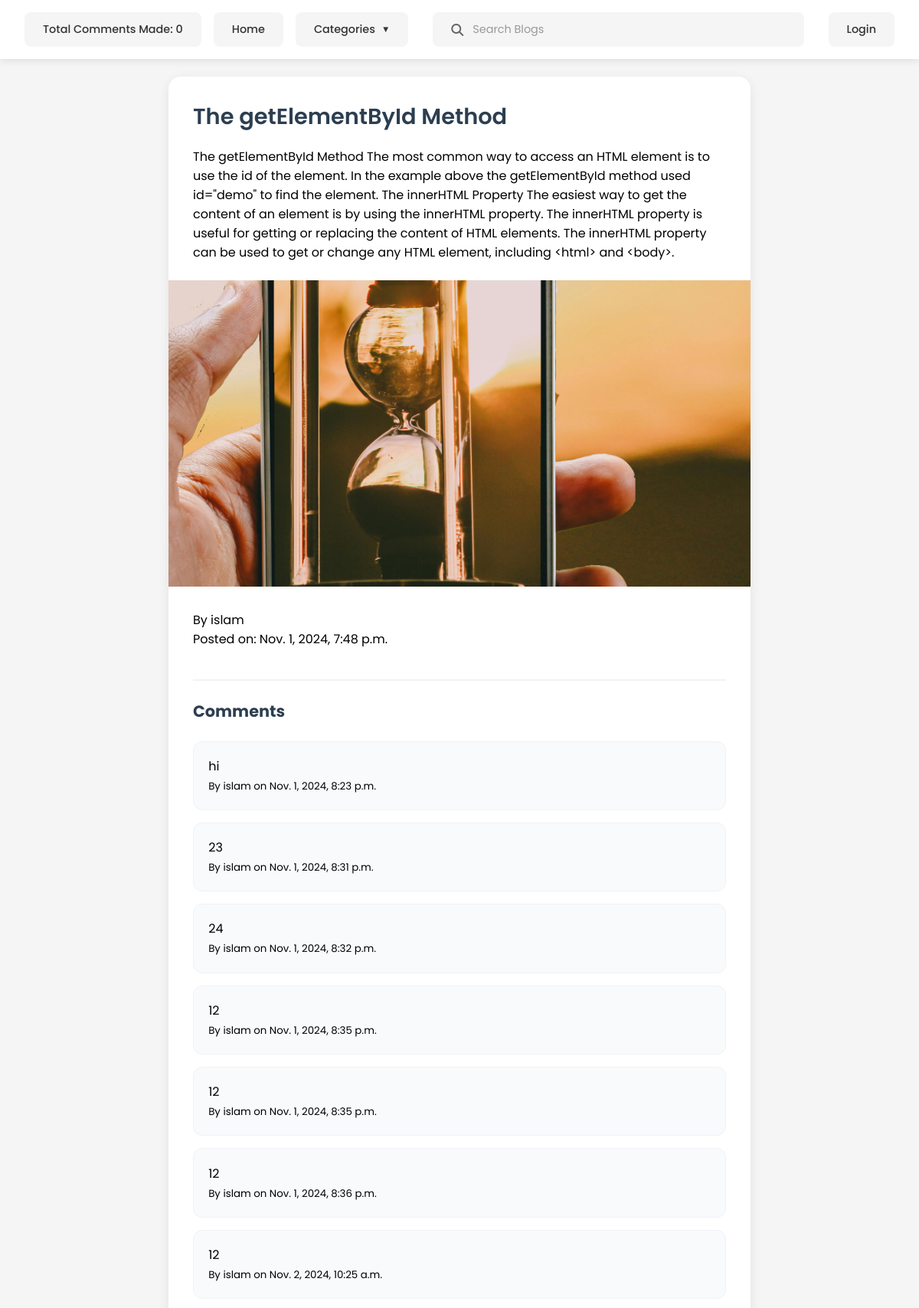
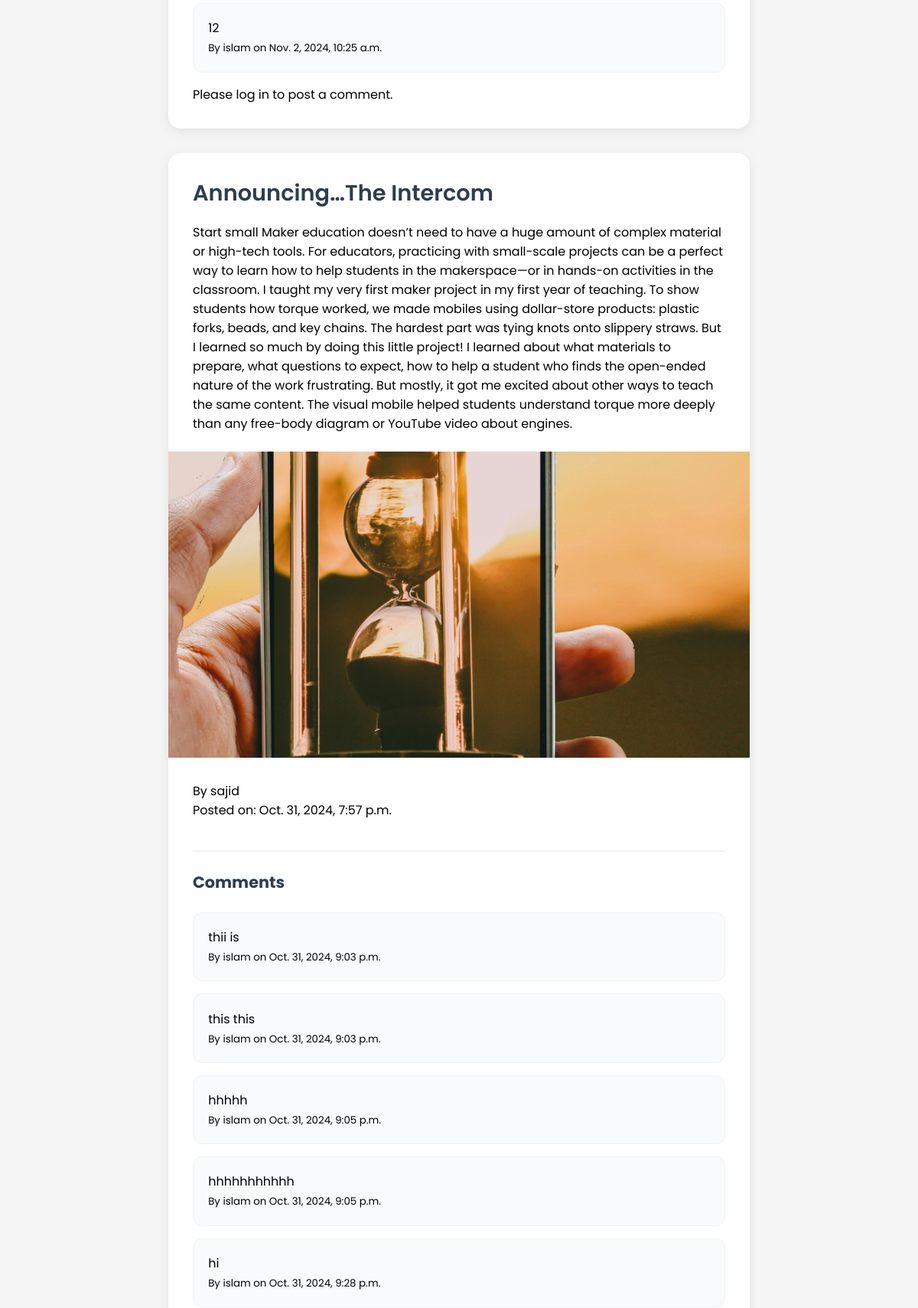
The page / (upper part) on the database its author committed (2 pictures, top to bottom).
### blog/models.py (models this page shows)
class Post(models.Model):
    categories=[
        ('eduction', 'eduction'),
        ('entertainment', 'entertainment'),
        ('politics', 'politics'),
        ('sports', 'sports'),
        ('business', 'business')
    ]
    title = models.CharField(max_length=255)
    content = models.TextField()
    content_img=models.ImageField(upload_to='images', null=True,blank=True, default=None)
    category=models.CharField(max_length=50,choices=categories)
    created_at = models.DateTimeField(auto_now_add=True)
    author = models.ForeignKey(User, on_delete=models.CASCADE)

class Comment(models.Model):
    post = models.ForeignKey(Post, on_delete=models.CASCADE, related_name="comments" )
    author = models.ForeignKey(User, on_delete=models.CASCADE)
    content = models.TextField()
    date_posted = models.DateTimeField(auto_now_add=True)

### personal_blog/views.py (the view)
# urls.py: 2. Add a URL to urlpatterns:  path('', views.home, name='home')
def home(request):
    blogs=Post.objects.all().order_by('-created_at')
    return render(request,'index.html',{'blogs':blogs})

### templates/index.html (shortened to what this page needs)
<!DOCTYPE html>
<html lang="en">
<head>
    <link rel="stylesheet" href="/static/style/main.css">
    <link rel="stylesheet" href="https://cdnjs.cloudflare.com/ajax/libs/font-awesome/6.6.0/css/all.min.css">
</head>
<body>
    <header>
        <nav class="nav_bar">
            <div class="right_nav_bar">
                <a href="#" class="nav-button">Total Comments Made: {{ request.session.comment_count|default:"0" }}</a>
                <a href="{% url 'home' %}" class="nav-button">Home</a>
                <div class="dropdown">
                    <button class="nav-button dropdown-toggle">Categories</button>
                </div>
            </div>
            <div class="center_nav_bar">
                <form action="{% url 'search' %}" method="get" class="search_bar">
                    <i class="fa-solid fa-magnifying-glass"></i>
                    <input type="text" name="q" placeholder="Search Blogs">
                </form>
            </div>
            <div class="left_nav_bar">
                <div class="button-field">
                    {% if user.is_authenticated %}
                    <form action="{% url 'logout' %}" method="post">
                        {% csrf_token %}
                        <button type="submit" class="nav-button">Logout</button>
                    </form>
                    {% else %}
                    <form action="{% url 'login' %}" method="get">
                        <button type="submit" class="nav-button">Login</button>
                    </form>
                    {% endif %}
                </div>
            </div>
        </nav>
    </header>
    <main>
        <section>
            <div class="container">
                {% if blogs %}
                {% for blog in blogs %}
                <article class="blog-post">
                    <h3 class="blog-title">{{ blog.title }}</h3>
                    <p class="blog-content">{{ blog.content }}</p>
                    {% if blog.content_img %}
                    <div class="blog-image">
                        <img src="{{ blog.content_img.url }}" alt="{{ blog.title }}" />
                    </div>
                    {% endif %}
                    <p class="blog-author">By {{ blog.author }}</p>
                    <p class="blog-date">Posted on: {{ blog.created_at }}</p>
                    <section class="comments-section" post-id="{{ blog.id }}">
                        <h4>Comments</h4>
                        <div class="comments">
                            {% for comment in blog.comments.all %}
                            <div class="comment">
                                <p class="comment-text">{{ comment.content }}</p>
                                <small class="comment-meta">By {{ comment.author }} on {{ comment.date_posted }}</small>
                            </div>
                            {% empty %}
                            <p class="no-comments">No comments yet.</p>
                            {% endfor %}
                        </div>
                        {% if user.is_authenticated %}
                        <form class="comment-form" method="post" post-id="{{ blog.id }}">
                            {% csrf_token %}
                            <textarea name="comment_text" placeholder="Add a comment..." required></textarea>
                            <button type="submit">Post Comment</button>
                        </form>
                        {% else %}
                        <p>Please log in to post a comment.</p>
                        {% endif %}
                    </section>
                </article>
                {% endfor %}
                {% else %}
                <p>No blogs posted yet.</p>
                {% endif %}
            </div>
        </section>
    </main>
</body>
</html>

### static/style/main.css (style rules this page uses)
* { margin: 0; padding: 0; box-sizing: border-box; font-family: 'Poppins', sans-serif; }
body { background-color: #f5f5f5; }
.nav_bar { position: fixed; top: 0; left: 0; right: 0; display: flex; justify-content: space-between; align-items: center; padding: 1rem 2rem; background-color: #ffffff; box-shadow: 0 2px 10px rgba(0, 0, 0, 0.1); z-index: 1000; }
.right_nav_bar { display: flex; gap: 1rem; align-items: center; }
.nav-button { padding: 0.75rem 1.5rem; border: none; border-radius: 8px; background-color: #f5f5f5; color: #333; font-weight: 500; cursor: pointer; transition: all 0.3s ease; text-decoration: none; font-size: 0.9rem; }
.dropdown { position: relative; display: inline-block; }
.dropdown-toggle { display: flex; align-items: center; gap: 0.5rem; }
.dropdown-toggle::after { content: '▼'; font-size: 0.8em; }
.center_nav_bar { flex: 1; max-width: 600px; margin: 0 2rem; }
.search_bar { display: flex; align-items: center; background-color: #f5f5f5; padding: 0.75rem 1.5rem; border-radius: 8px; transition: all 0.3s ease; }
.search_bar i { color: #666; margin-right: 0.75rem; }
.search_bar input { flex: 1; border: none; background: none; outline: none; font-size: 0.9rem; color: #333; }
.search_bar input::placeholder { color: #999; }
.left_nav_bar { display: flex; align-items: center; }
.button-field form { margin: 0; }
.container { max-width: 800px; margin: 80px auto 20px; padding: 20px; }
article { background: #ffffff; border-radius: 16px; padding: 2rem; box-shadow: 0 4px 15px rgba(0, 0, 0, 0.08); margin-bottom: 2rem; transition: transform 0.3s ease; }
article h3 { color: #2c3e50; font-size: 1.8rem; margin-bottom: 1.2rem; line-height: 1.4; font-weight: 600; }
.blog-image { margin: 1.5rem -2rem; }
.blog-image img { width: 100%; height: auto; object-fit: cover; max-height: 400px; }
.comments-section { margin-top: 2.5rem; padding-top: 1.5rem; border-top: 2px solid #f0f2f5; }
.comments-section h4 { color: #2c3e50; font-size: 1.3rem; margin-bottom: 1.5rem; }
.comment { background: #f8fafc; border-radius: 12px; padding: 1.2rem; margin-bottom: 1rem; border: 1px solid #f0f2f5; }

### rows shown on the page
Post: title "The getElementById Method", content "The getElementById Method The most common way to access an HTML element is to use the id of the element. In the example above the getElementById method used id=\"demo\" to find the element. The innerHTML Property The easiest way to get the content of an element is by using the innerHTML property. The innerHTML property is useful for getting or replacing the content of HTML elements. The innerHTML property can be used to get or change any HTML element, including <html> and <body>.", content_img (picture), author "islam", created_at "Nov. 1, 2024, 7:48 p.m.", shows "Please log in to post a comment."
Comment: content "hi", author "islam", date_posted "Nov. 1, 2024, 8:23 p.m."
Comment: content "23", author "islam", date_posted "Nov. 1, 2024, 8:31 p.m."
Comment: content "24", author "islam", date_posted "Nov. 1, 2024, 8:32 p.m."
Comment: content "12", author "islam", date_posted "Nov. 1, 2024, 8:35 p.m."
Comment: content "12", author "islam", date_posted "Nov. 1, 2024, 8:35 p.m."
Comment: content "12", author "islam", date_posted "Nov. 1, 2024, 8:36 p.m."
Comment: content "12", author "islam", date_posted "Nov. 2, 2024, 10:25 a.m."
Comment: content "12", author "islam", date_posted "Nov. 2, 2024, 10:25 a.m."
Post: title "Announcing…The Intercom", content "Start small Maker education doesn’t need to have a huge amount of complex material or high-tech tools. For educators, practicing with small-scale projects can be a perfect way to learn how to help students in the makerspace—or in hands-on activities in the classroom. I taught my very first maker project in my first year of teaching. To show students how torque worked, we made mobiles using dollar-store products: plastic forks, beads, and key chains. The hardest part was tying knots onto slippery straws. But I learned so much by doing this little project! I learned about what materials to prepare, what questions to expect, how to help a student who finds the open-ended nature of the work…", content_img (picture), author "sajid", created_at "Oct. 31, 2024, 7:57 p.m."
Comment: content "thii is", author "islam", date_posted "Oct. 31, 2024, 9:03 p.m."
Comment: content "this this", author "islam", date_posted "Oct. 31, 2024, 9:03 p.m."
Comment: content "hhhhh", author "islam", date_posted "Oct. 31, 2024, 9:05 p.m."
Comment: content "hhhhhhhhhhh", author "islam", date_posted "Oct. 31, 2024, 9:05 p.m."
Comment: content "hi", author "islam", date_posted "Oct. 31, 2024, 9:28 p.m."

### other values the page prints
{{ request.session.comment_count|default:"0" }} "0"
